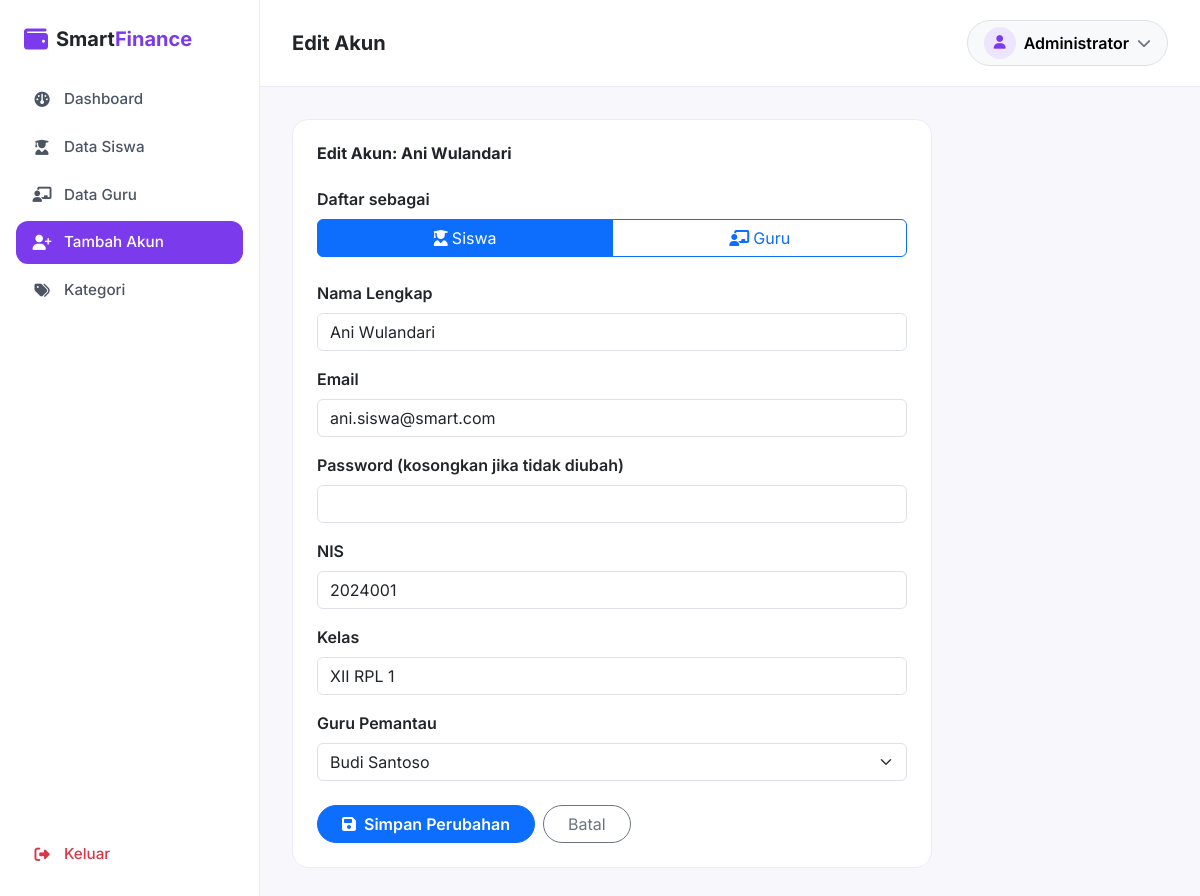
Page /admin/user_form.php?id=3 (signed in) on the committed database.
### tables this page shows
CREATE TABLE users (
    id INT AUTO_INCREMENT PRIMARY KEY,
    nama VARCHAR(100) NOT NULL,
    email VARCHAR(100) NOT NULL UNIQUE,
    password VARCHAR(255) NOT NULL,
    role ENUM('siswa','guru','admin') NOT NULL,
    nis_nip VARCHAR(30) DEFAULT NULL,
    kelas VARCHAR(20) DEFAULT NULL,
    foto VARCHAR(255) DEFAULT NULL,
    created_at TIMESTAMP DEFAULT CURRENT_TIMESTAMP
);

CREATE TABLE guru_siswa (
    id INT AUTO_INCREMENT PRIMARY KEY,
    guru_id INT NOT NULL,
    siswa_id INT NOT NULL,
    CONSTRAINT fk_guru_siswa_guru FOREIGN KEY (guru_id) REFERENCES users(id) ON DELETE CASCADE,
    CONSTRAINT fk_guru_siswa_siswa FOREIGN KEY (siswa_id) REFERENCES users(id) ON DELETE CASCADE,
    UNIQUE KEY unique_guru_siswa (guru_id, siswa_id)
);

### admin/user_form.php (the view, shortened to what this page needs)
<?php
require_once __DIR__ . '/../config/database.php';
$editId = $_GET['id'] ?? null;
$editData = null;
$currentGuruId = null;
if ($editId) {
    $stmt = $pdo->prepare("SELECT * FROM users WHERE id = ? AND role != 'admin'");
    $stmt->execute([$editId]);
    $editData = $stmt->fetch();
    if ($editData && $editData['role'] === 'siswa') {
        $stmt = $pdo->prepare("SELECT guru_id FROM guru_siswa WHERE siswa_id = ? LIMIT 1");
        $stmt->execute([$editId]);
        $rel = $stmt->fetch();
        $currentGuruId = $rel['guru_id'] ?? null;
    }
}
$daftarGuru = $pdo->query("SELECT id, nama FROM users WHERE role = 'guru' ORDER BY nama ASC")->fetchAll();
$currentRole = $_POST['role'] ?? ($editData['role'] ?? 'siswa');
include __DIR__ . '/../includes/header.php';
?>
<div class="stat-card" style="max-width: 640px;">
  <h6 class="fw-bold mb-4"><?= $editData ? 'Edit Akun: ' . htmlspecialchars($editData['nama']) : 'Tambah Akun Baru' ?></h6>
  <form method="POST" novalidate>
    <label class="form-label fw-semibold">Daftar sebagai</label>
    <div class="btn-group w-100 mb-4" role="group">
      <label class="btn btn-outline-primary" for="roleSiswa"><i class="fa-solid fa-user-graduate me-1"></i>Siswa</label>
      <label class="btn btn-outline-primary" for="roleGuru"><i class="fa-solid fa-chalkboard-user me-1"></i>Guru</label>
    </div>
    <div class="mb-3">
      <label class="form-label fw-semibold">Nama Lengkap</label>
      <input type="text" name="nama" class="form-control" required value="<?= htmlspecialchars($editData['nama'] ?? $_POST['nama'] ?? '') ?>">
    </div>
    <div class="mb-3">
      <label class="form-label fw-semibold">Email</label>
      <input type="email" name="email" class="form-control" required value="<?= htmlspecialchars($editData['email'] ?? $_POST['email'] ?? '') ?>">
    </div>
    <div class="mb-3">
      <label class="form-label fw-semibold">Password <?= $editData ? '(kosongkan jika tidak diubah)' : '' ?></label>
      <input type="password" name="password" class="form-control" minlength="6" <?= $editData ? '' : 'required' ?>>
    </div>
    <div class="mb-3">
      <label class="form-label fw-semibold" id="labelNisNip"><?= $currentRole === 'guru' ? 'NIP' : 'NIS' ?></label>
      <input type="text" name="nis_nip" class="form-control" value="<?= htmlspecialchars($editData['nis_nip'] ?? $_POST['nis_nip'] ?? '') ?>">
    </div>
    <div id="fieldSiswaOnly">
      <div class="mb-3">
        <label class="form-label fw-semibold">Kelas</label>
        <input type="text" name="kelas" class="form-control" value="<?= htmlspecialchars($editData['kelas'] ?? $_POST['kelas'] ?? '') ?>">
      </div>
      <div class="mb-4">
        <label class="form-label fw-semibold">Guru Pemantau</label>
        <select name="guru_id" class="form-select">
          <?php foreach ($daftarGuru as $g): ?>
            <option value="<?= $g['id'] ?>" <?= ($currentGuruId == $g['id']) ? 'selected' : '' ?>><?= htmlspecialchars($g['nama']) ?></option>
          <?php endforeach; ?>
        </select>
      </div>
    </div>
    <div class="d-flex gap-2">
      <button type="submit" class="btn btn-primary rounded-pill px-4 fw-semibold">
        <i class="fa-solid fa-floppy-disk me-2"></i><?= $editData ? 'Simpan Perubahan' : 'Simpan Akun' ?>
      </button>
      <a href="users.php" class="btn btn-outline-secondary rounded-pill px-4">Batal</a>
    </div>
  </form>
</div>
<?php include __DIR__ . '/../includes/footer.php'; ?>

### assets/css/style.css (style rules this page uses)
:root { --bs-primary: #7C3AED; --bs-primary-rgb: 124, 58, 237; --bs-primary-text-emphasis: #5B21B6; --bs-primary-bg-subtle: #EDE4FD; --bs-primary-border-subtle: #C4B0F8; --bs-link-color: #7C3AED; --bs-link-hover-color: #6D28D9; --accent-orange: #FB923C; --bs-body-font-family: 'Inter', sans-serif; --bs-body-font-size: 1rem; }
body { font-family: var(--bs-body-font-family); }

### assets/css/app.css (style rules this page uses)
.app-body { background-color: #F8F7FC; }
.stat-card { background: #fff; border: 1px solid #EEE9FB; border-radius: 1rem; padding: 1.5rem; }

### rows in the picture
users: nama "Ani Wulandari", email "ani.siswa@smart.com", nis_nip "2024001", kelas "XII RPL 1"
guru_siswa: guru_id "Budi Santoso"

### other values in the picture
$pageTitle "Edit Akun"
$_SESSION['nama'] "Administrator"
